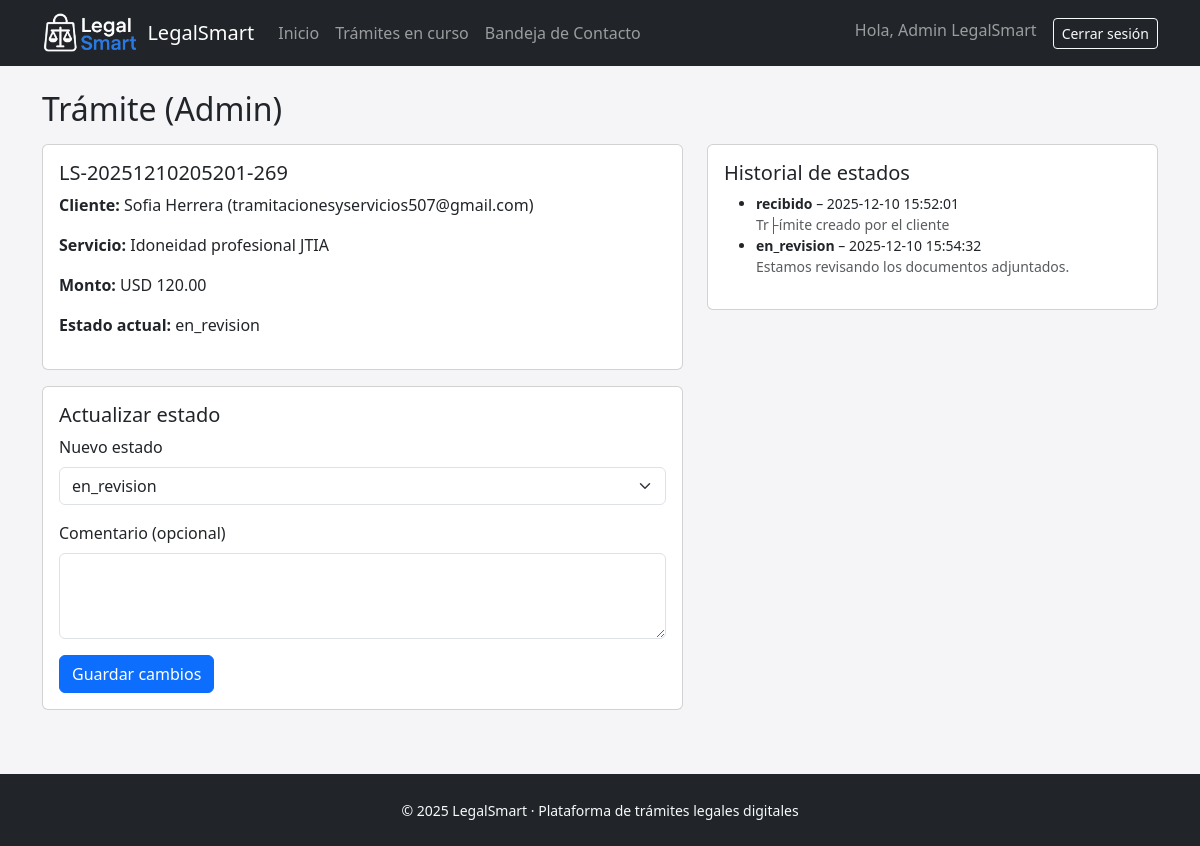
The page /admin_tramite_detalle.php?id=2 (signed in) on the database its author committed.
### tables this page shows
CREATE TABLE `tramites` (
  `id` int NOT NULL AUTO_INCREMENT,
  `id_usuario` int NOT NULL,
  `id_servicio` int NOT NULL,
  `codigo_tramite` varchar(30) NOT NULL,
  `descripcion` text,
  `estado_actual` enum('recibido','en_revision','en_elaboracion','listo_entrega','completado','cancelado') NOT NULL DEFAULT 'recibido',
  `monto` decimal(10,2) NOT NULL,
  `observaciones_cliente` text,
  `observaciones_internas` text,
  `fecha_creacion` datetime NOT NULL DEFAULT CURRENT_TIMESTAMP,
  `fecha_actualizacion` datetime NOT NULL DEFAULT CURRENT_TIMESTAMP ON UPDATE CURRENT_TIMESTAMP,
  PRIMARY KEY (`id`),
  UNIQUE KEY `codigo_tramite` (`codigo_tramite`),
  KEY `fk_tramite_usuario` (`id_usuario`),
  KEY `fk_tramite_servicio` (`id_servicio`),
  CONSTRAINT `fk_tramite_servicio` FOREIGN KEY (`id_servicio`) REFERENCES `servicios` (`id`),
  CONSTRAINT `fk_tramite_usuario` FOREIGN KEY (`id_usuario`) REFERENCES `usuarios` (`id`)
);

CREATE TABLE `usuarios` (
  `id` int NOT NULL AUTO_INCREMENT,
  `nombre` varchar(80) NOT NULL,
  `email` varchar(120) NOT NULL,
  `password` varchar(255) NOT NULL,
  `rol` enum('cliente','admin') NOT NULL DEFAULT 'cliente',
  `fecha_registro` datetime NOT NULL DEFAULT CURRENT_TIMESTAMP,
  PRIMARY KEY (`id`),
  UNIQUE KEY `email` (`email`)
);

CREATE TABLE `servicios` (
  `id` int NOT NULL AUTO_INCREMENT,
  `nombre` varchar(150) NOT NULL,
  `descripcion` text NOT NULL,
  `precio` decimal(10,2) NOT NULL,
  `tiempo_estimado` varchar(100) DEFAULT NULL,
  `slug` varchar(160) DEFAULT NULL,
  `activo` tinyint(1) NOT NULL DEFAULT '1',
  `detalle` longtext,
  `documentos_json` longtext,
  PRIMARY KEY (`id`)
);

CREATE TABLE `historial_estados` (
  `id` int NOT NULL AUTO_INCREMENT,
  `id_tramite` int NOT NULL,
  `estado` enum('recibido','en_revision','en_elaboracion','listo_entrega','completado','cancelado') NOT NULL,
  `comentario` text,
  `fecha_cambio` datetime NOT NULL DEFAULT CURRENT_TIMESTAMP,
  PRIMARY KEY (`id`),
  KEY `fk_hist_tramite` (`id_tramite`),
  CONSTRAINT `fk_hist_tramite` FOREIGN KEY (`id_tramite`) REFERENCES `tramites` (`id`)
);

### admin_tramite_detalle.php (the view, shortened to what this page needs)
<?php
require_once __DIR__ . '/config/db.php';
$idTramite = isset($_GET['id']) ? (int)$_GET['id'] : 0;
$stmt = $pdo->prepare("
    SELECT t.*, s.nombre AS servicio_nombre, u.nombre AS usuario_nombre, u.email AS usuario_email
    FROM tramites t
    JOIN servicios s ON s.id = t.id_servicio
    JOIN usuarios u ON u.id = t.id_usuario
    WHERE t.id = ?
");
$stmt->execute([$idTramite]);
$tramite = $stmt->fetch(PDO::FETCH_ASSOC);
$estadoActual = $tramite['estado_actual'];
$ordenEstados = ['recibido','en_revision','en_elaboracion','listo_entrega','completado','cancelado'];
$stmtHist2 = $pdo->prepare("
    SELECT * FROM historial_estados WHERE id_tramite = ? ORDER BY fecha_cambio ASC
");
$stmtHist2->execute([$idTramite]);
$historial = $stmtHist2->fetchAll(PDO::FETCH_ASSOC);
require_once __DIR__ . '/includes/header.php';
require_once __DIR__ . '/includes/navbar.php';
?>
<div class="container">
  <h2 class="mb-3">Trámite (Admin)</h2>
  <div class="row">
    <div class="col-md-7">
      <div class="card mb-3">
        <div class="card-body">
          <h5><?= htmlspecialchars($tramite['codigo_tramite']); ?></h5>
          <p><strong>Cliente:</strong> <?= htmlspecialchars($tramite['usuario_nombre']); ?> (<?= htmlspecialchars($tramite['usuario_email']); ?>)</p>
          <p><strong>Servicio:</strong> <?= htmlspecialchars($tramite['servicio_nombre']); ?></p>
          <p><strong>Monto:</strong> USD <?= number_format($tramite['monto'], 2); ?></p>
          <p><strong>Estado actual:</strong> <?= htmlspecialchars($estadoActual); ?></p>
        </div>
      </div>
      <form method="post" class="card mb-3">
        <div class="card-body">
          <h5 class="card-title">Actualizar estado</h5>
          <div class="mb-3">
            <label class="form-label">Nuevo estado</label>
            <select name="estado" class="form-select">
              <?php foreach ($ordenEstados as $e): ?>
                <option value="<?= $e; ?>" <?= $e === $estadoActual ? 'selected' : ''; ?>>
                  <?= $e; ?>
                </option>
              <?php endforeach; ?>
            </select>
          </div>
          <div class="mb-3">
            <label class="form-label">Comentario (opcional)</label>
            <textarea name="comentario" class="form-control" rows="3"></textarea>
          </div>
          <button type="submit" class="btn btn-primary">Guardar cambios</button>
        </div>
      </form>
    </div>
    <div class="col-md-5">
      <div class="card">
        <div class="card-body">
          <h5>Historial de estados</h5>
          <?php if ($historial): ?>
            <ul class="small">
              <?php foreach ($historial as $h): ?>
                <li>
                  <strong><?= htmlspecialchars($h['estado']); ?></strong>
                  – <?= htmlspecialchars($h['fecha_cambio']); ?>
                  <?php if (!empty($h['comentario'])): ?>
                    <br><span class="text-muted"><?= htmlspecialchars($h['comentario']); ?></span>
                  <?php endif; ?>
                </li>
              <?php endforeach; ?>
            </ul>
          <?php else: ?>
            <p class="small text-muted">Sin historial registrado.</p>
          <?php endif; ?>
        </div>
      </div>
    </div>
  </div>
</div>
<?php require_once __DIR__ . '/includes/footer.php'; ?>

### assets/css/style.css (style rules this page uses)
body.bg-light { background-color: #f5f5f7 !important; }

### rows shown on the page
tramites: codigo_tramite "LS-20251210205201-269", id_usuario.nombre "Sofia Herrera", id_usuario.email "tramitacionesyservicios507@gmail.com", id_servicio.nombre "Idoneidad profesional JTIA", monto "120.00", estado_actual "en_revision", estado "en_revision"
historial_estados: estado "recibido", fecha_cambio "2025-12-10 15:52:01", comentario "Tr├ímite creado por el cliente"
historial_estados: estado "en_revision", fecha_cambio "2025-12-10 15:54:32", comentario "Estamos revisando los documentos adjuntados."

### other values the page prints
$_SESSION['user_nombre'] "Admin LegalSmart"
